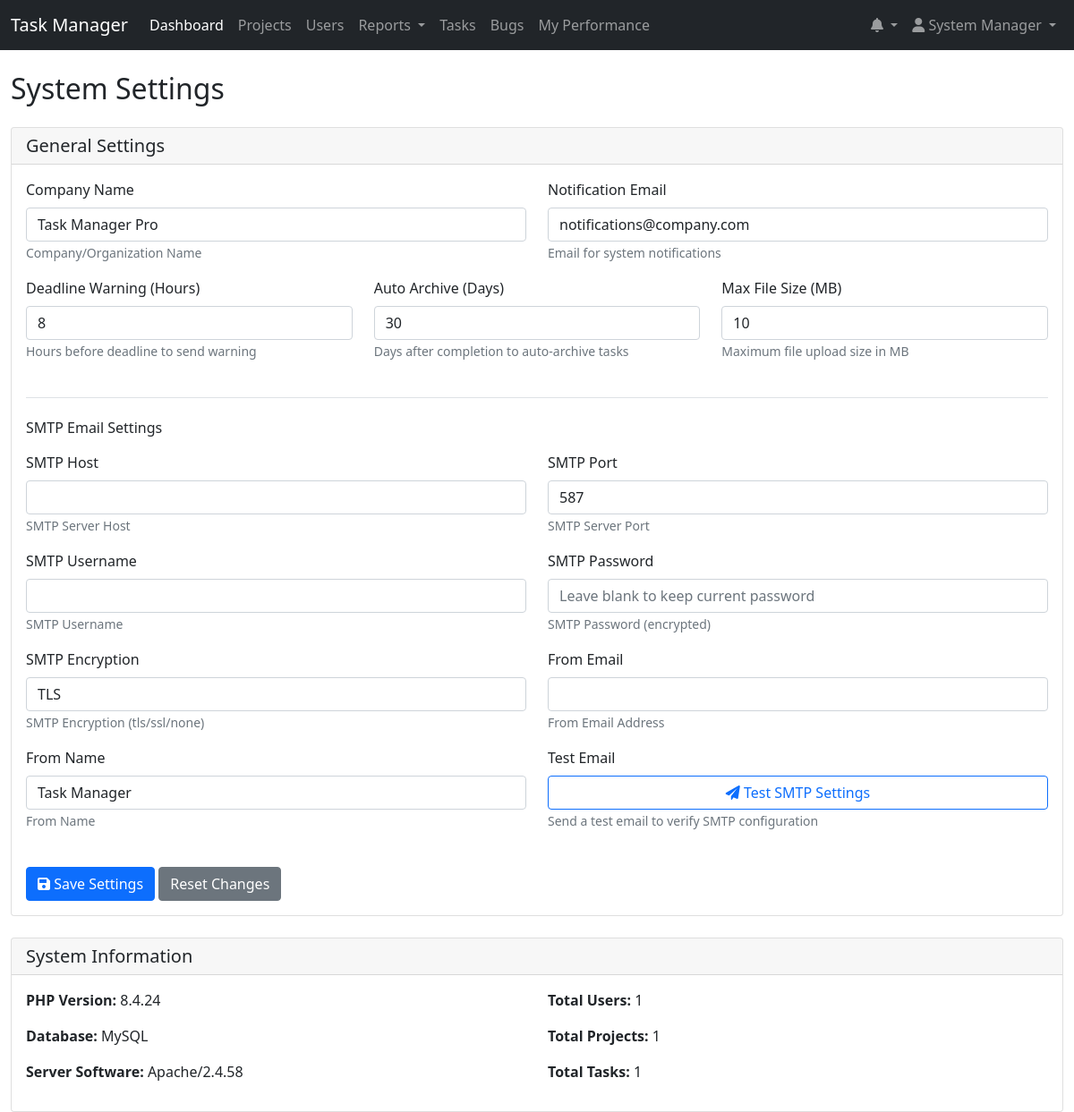
The page /mark_notification_read.php (signed in) on the database its author committed.
### tables this page shows
CREATE TABLE `settings` (
  `id` int(11) NOT NULL,
  `setting_key` varchar(255) NOT NULL,
  `setting_value` text NOT NULL,
  `description` text DEFAULT NULL,
  `updated_at` timestamp NOT NULL DEFAULT current_timestamp() ON UPDATE current_timestamp()
);

### mark_notification_read.php (the view, shortened to what this page needs)
<?php
$database = new Database();
$db = $database->getConnection();
$settings_query = "SELECT * FROM settings";
$settings_stmt = $db->query($settings_query);
$settings = $settings_stmt->fetchAll(PDO::FETCH_ASSOC);
$settings_array = [];
foreach ($settings as $setting) {
    $settings_array[$setting['setting_key']] = $setting;
    if ($setting['setting_key'] === 'smtp_password' && !empty($setting['setting_value'])) {
        $settings_array[$setting['setting_key']]['display_value'] = '********';
    } else {
        $settings_array[$setting['setting_key']]['display_value'] = $setting['setting_value'];
    }
}
?>
<!DOCTYPE html>
<html lang="en">
<head>
    <link href="https://cdn.jsdelivr.net/npm/bootstrap@5.1.3/dist/css/bootstrap.min.css" rel="stylesheet">
    <link href="https://cdnjs.cloudflare.com/ajax/libs/font-awesome/6.0.0/css/all.min.css" rel="stylesheet">
</head>
<body>
    <?php include 'includes/header.php'; ?>
    <div class="container-fluid mt-4">
        <div class="row">
            <div class="col-12">
                <h2 class="mb-4">System Settings</h2>
                <div class="card">
                    <div class="card-header">
                        <h5 class="mb-0">General Settings</h5>
                    </div>
                    <div class="card-body">
                        <form method="POST">
                            <div class="row">
                                <div class="col-md-6 mb-3">
                                    <label class="form-label">Company Name</label>
                                    <input type="text" class="form-control"
                                           name="settings[company_name]"
                                           value="<?= htmlspecialchars($settings_array['company_name']['setting_value']) ?>">
                                    <small class="text-muted"><?= $settings_array['company_name']['description'] ?></small>
                                </div>
                                <div class="col-md-6 mb-3">
                                    <label class="form-label">Notification Email</label>
                                    <input type="email" class="form-control"
                                           name="settings[notification_email]"
                                           value="<?= htmlspecialchars($settings_array['notification_email']['setting_value']) ?>">
                                    <small class="text-muted"><?= $settings_array['notification_email']['description'] ?></small>
                                </div>
                            </div>
                            <div class="row">
                                <div class="col-md-4 mb-3">
                                    <label class="form-label">Deadline Warning (Hours)</label>
                                    <input type="number" class="form-control"
                                           name="settings[deadline_warning_hours]"
                                           value="<?= htmlspecialchars($settings_array['deadline_warning_hours']['setting_value']) ?>">
                                    <small class="text-muted"><?= $settings_array['deadline_warning_hours']['description'] ?></small>
                                </div>
                                <div class="col-md-4 mb-3">
                                    <label class="form-label">Auto Archive (Days)</label>
                                    <input type="number" class="form-control"
                                           name="settings[auto_archive_days]"
                                           value="<?= htmlspecialchars($settings_array['auto_archive_days']['setting_value']) ?>">
                                    <small class="text-muted"><?= $settings_array['auto_archive_days']['description'] ?></small>
                                </div>
                                <div class="col-md-4 mb-3">
                                    <label class="form-label">Max File Size (MB)</label>
                                    <input type="number" class="form-control"
                                           name="settings[max_file_size]"
                                           value="<?= htmlspecialchars($settings_array['max_file_size']['setting_value']) ?>">
                                    <small class="text-muted"><?= $settings_array['max_file_size']['description'] ?></small>
                                </div>
                            </div>
                            <div class="mt-4 pt-4 border-top">
                                <h6 class="mb-3">SMTP Email Settings</h6>
                                <div class="row">
                                    <div class="col-md-6 mb-3">
                                        <label class="form-label">SMTP Host</label>
                                        <input type="text" class="form-control"
                                               name="settings[smtp_host]"
                                               value="<?= htmlspecialchars($settings_array['smtp_host']['setting_value']) ?>">
                                        <small class="text-muted"><?= $settings_array['smtp_host']['description'] ?></small>
                                    </div>
                                    <div class="col-md-6 mb-3">
                                        <label class="form-label">SMTP Port</label>
                                        <input type="number" class="form-control"
                                               name="settings[smtp_port]"
                                               value="<?= htmlspecialchars($settings_array['smtp_port']['setting_value']) ?>">
                                        <small class="text-muted"><?= $settings_array['smtp_port']['description'] ?></small>
                                    </div>
                                </div>
                                <div class="row">
                                    <div class="col-md-6 mb-3">
                                        <label class="form-label">SMTP Username</label>
                                        <input type="text" class="form-control"
                                               name="settings[smtp_username]"
                                               value="<?= htmlspecialchars($settings_array['smtp_username']['setting_value']) ?>">
                                        <small class="text-muted"><?= $settings_array['smtp_username']['description'] ?></small>
                                    </div>
                                    <div class="col-md-6 mb-3">
                                        <label class="form-label">SMTP Password</label>
                                        <input type="password" class="form-control"
                                               name="settings[smtp_password]"
                                               value="<?= htmlspecialchars($settings_array['smtp_password']['display_value']) ?>"
                                               placeholder="Leave blank to keep current password">
                                        <small class="text-muted"><?= $settings_array['smtp_password']['description'] ?></small>
                                    </div>
                                </div>
                                <div class="row">
                                    <div class="col-md-6 mb-3">
                                        <label class="form-label">SMTP Encryption</label>
                                        <select class="form-control" name="settings[smtp_encryption]">
                                            <option value="tls" <?= $settings_array['smtp_encryption']['setting_value'] == 'tls' ? 'selected' : '' ?>>TLS</option>
                                        </select>
                                        <small class="text-muted"><?= $settings_array['smtp_encryption']['description'] ?></small>
                                    </div>
                                    <div class="col-md-6 mb-3">
                                        <label class="form-label">From Email</label>
                                        <input type="email" class="form-control"
                                               name="settings[smtp_from_email]"
                                               value="<?= htmlspecialchars($settings_array['smtp_from_email']['setting_value']) ?>">
                                        <small class="text-muted"><?= $settings_array['smtp_from_email']['description'] ?></small>
                                    </div>
                                </div>
                                <div class="row">
                                    <div class="col-md-6 mb-3">
                                        <label class="form-label">From Name</label>
                                        <input type="text" class="form-control"
                                               name="settings[smtp_from_name]"
                                               value="<?= htmlspecialchars($settings_array['smtp_from_name']['setting_value']) ?>">
                                        <small class="text-muted"><?= $settings_array['smtp_from_name']['description'] ?></small>
                                    </div>
                                    <div class="col-md-6 mb-3">
                                        <label class="form-label">Test Email</label>
                                        <div class="d-grid">
                                            <button type="button" class="btn btn-outline-primary" onclick="testSmtpSettings()">
                                                <i class="fas fa-paper-plane"></i> Test SMTP Settings
                                            </button>
                                        </div>
                                        <small class="text-muted">Send a test email to verify SMTP configuration</small>
                                    </div>
                                </div>
                            </div>
                            <div class="mt-4">
                                <button type="submit" name="update_settings" class="btn btn-primary">
                                    <i class="fas fa-save"></i> Save Settings
                                </button>
                                <button type="reset" class="btn btn-secondary">Reset Changes</button>
                            </div>
                        </form>
                    </div>
                </div>
                <div class="card mt-4">
                    <div class="card-header">
                        <h5 class="mb-0">System Information</h5>
                    </div>
                    <div class="card-body">
                        <div class="row">
                            <div class="col-md-6">
                                <p><strong>PHP Version:</strong> <?= phpversion() ?></p>
                                <p><strong>Database:</strong> MySQL</p>
                                <p><strong>Server Software:</strong> <?= $_SERVER['SERVER_SOFTWARE'] ?></p>
                            </div>
                            <div class="col-md-6">
                                <p><strong>Total Users:</strong>
                                    <?= $db->query("SELECT COUNT(*) FROM users")->fetchColumn() ?>
                                </p>
                                <p><strong>Total Projects:</strong>
                                    <?= $db->query("SELECT COUNT(*) FROM projects")->fetchColumn() ?>
                                </p>
                                <p><strong>Total Tasks:</strong>
                                    <?= $db->query("SELECT COUNT(*) FROM tasks")->fetchColumn() ?>
                                </p>
                            </div>
                        </div>
                    </div>
                </div>
            </div>
        </div>
    </div>
</body>
</html>

### rows shown on the page
settings: setting_value "Task Manager Pro", description "Company/Organization Name"
settings: setting_value "notifications@company.com", description "Email for system notifications"
settings: setting_value "8", description "Hours before deadline to send warning"
settings: setting_value "30", description "Days after completion to auto-archive tasks"
settings: setting_value "10", description "Maximum file upload size in MB"
settings: description "SMTP Server Host"
settings: setting_value "587", description "SMTP Server Port"
settings: description "SMTP Username"
settings: description "SMTP Password (encrypted)"
settings: setting_value "TLS", description "SMTP Encryption (tls/ssl/none)"
settings: description "From Email Address"
settings: setting_value "Task Manager", description "From Name"

### other values the page prints
$_SESSION['user_name'] "System Manager"
phpversion() "8.4.24"
$_SERVER['SERVER_SOFTWARE'] "Apache/2.4.58"
$db->query("SELECT COUNT(*) FROM users")->fetchColumn() "1"
$db->query("SELECT COUNT(*) FROM projects")->fetchColumn() "1"
$db->query("SELECT COUNT(*) FROM tasks")->fetchColumn() "1"
